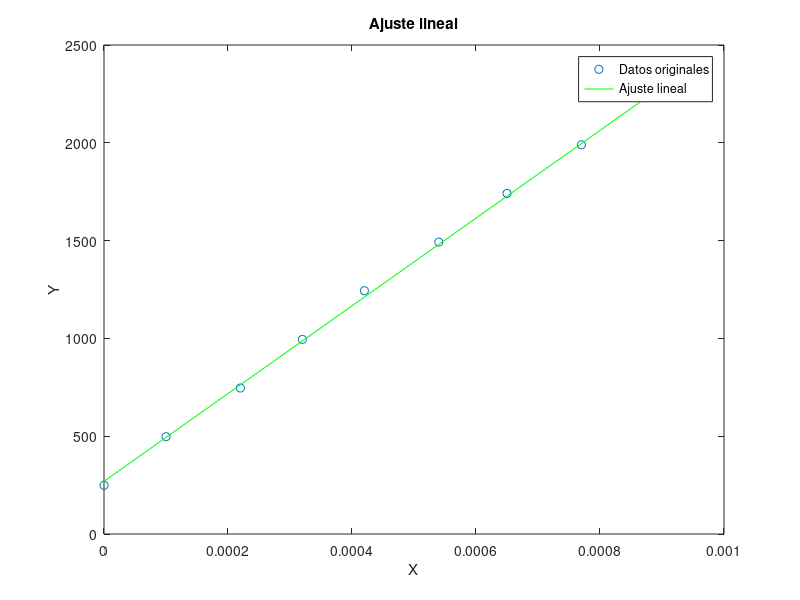

This figure's MATLAB source:
x = [0, 1, 2.2, 3.2, 4.2, 5.4, 6.5, 7.7, 8.9] * 1e-4; % Multiplicar por 1e-4 para convertir a unidades correctas
y = [248.75, 497.51, 746.25, 995, 1243.75, 1492.5, 1741.25, 1990, 2238.75];

coef = polyfit(x, y, 1); % Calcula los coeficientes de un polinomio de grado 1
P1 = polyval(coef, x); % Evalúa el polinomio con los coeficientes hallados
plot(x, y, 'o', x, P1, 'g'); % Grafica los datos originales y la línea ajustada en verde
xlabel('X');
ylabel('Y');
title('Ajuste lineal');
legend('Datos originales', 'Ajuste lineal');

